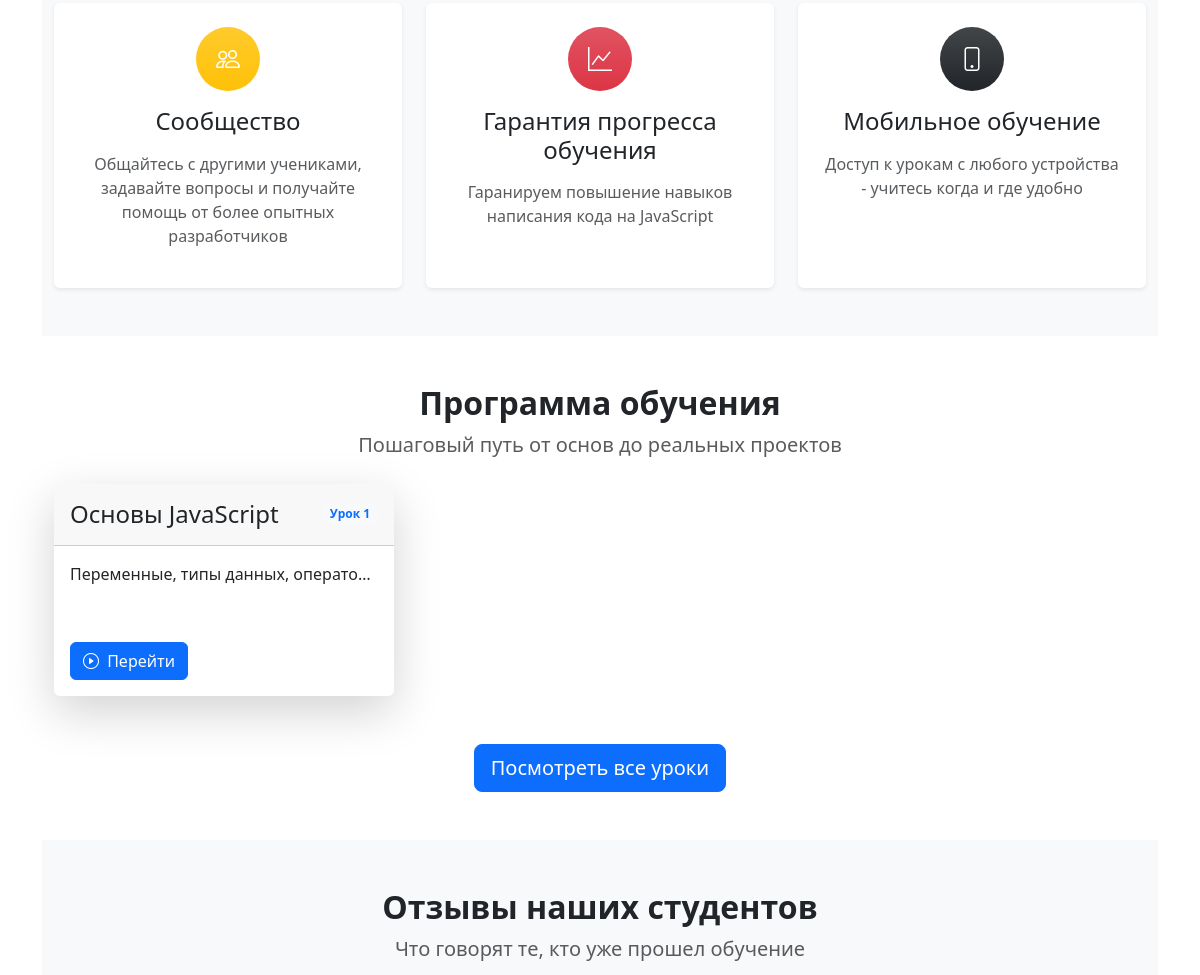
Before: / (middle part) with the older database file.
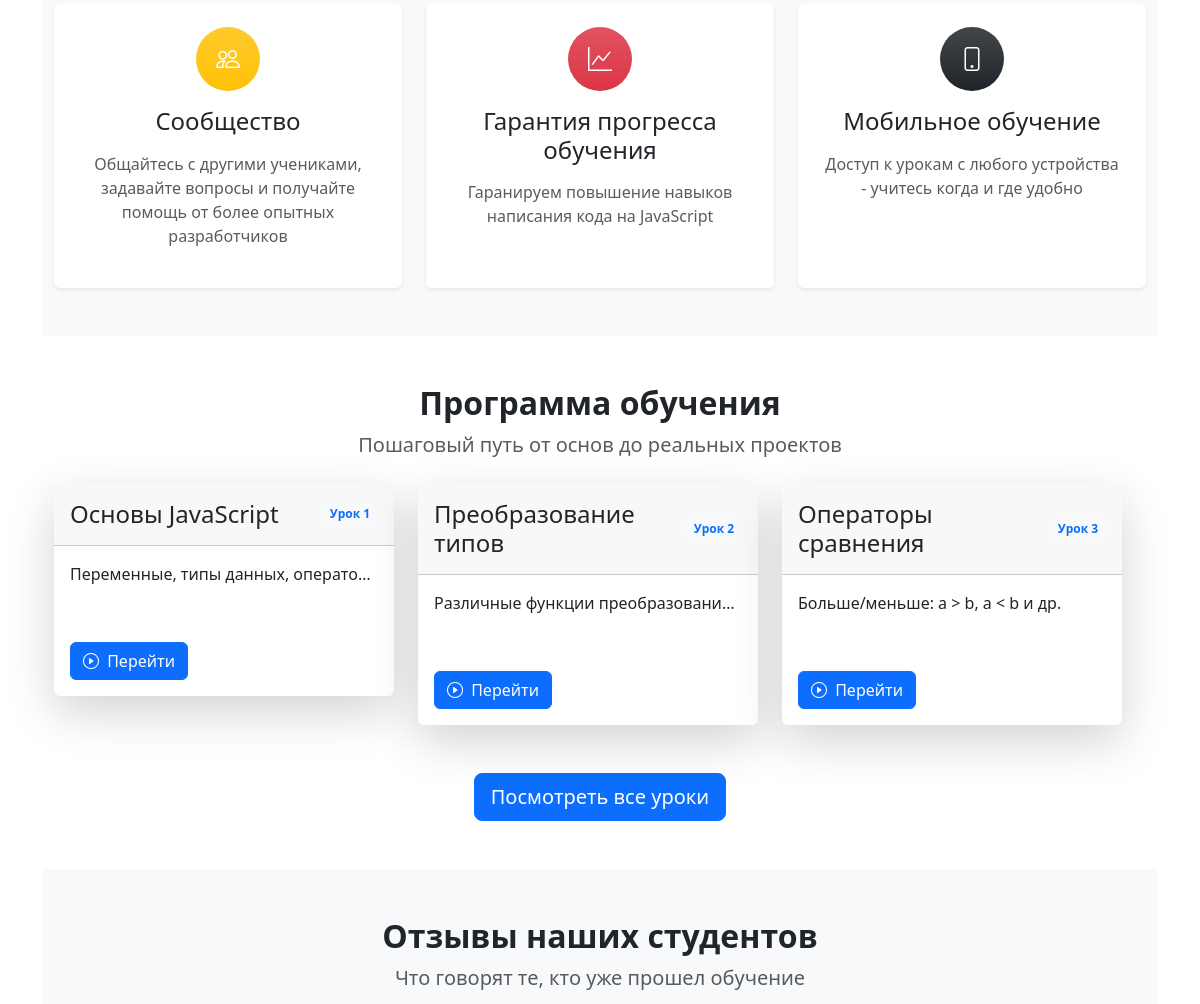
After: the same page with the newer database file.
### app.py (models this page shows, shortened)
class Lesson(db.Model):
    id = db.Column(db.Integer, primary_key=True)
    title = db.Column(db.String(100), nullable=False)
    description = db.Column(db.String(100), nullable=False)
    content = db.Column(db.Text, nullable=False)
    task = db.Column(db.Text, nullable=False)
    solution = db.Column(db.Text, nullable=False)
    userSolution = db.relationship('UserSolution', backref='lesson', lazy=True)

### app.py (the view)
@app.route('/', methods=['GET', 'POST'])
def index():
    lesson = Lesson.query.limit(3).all()
    return render_template("index.html",lesson=lesson)

### app.py (called while the page is built)
@app.context_processor
def inject_user():
    def get_user_name():
        if 'name' in session:
            return Users.query.filter_by(email=session['name']).first()
    return dict(active_user=get_user_name())

### templates/index.html (shortened to what the changed rows need)
{% extends 'base.html' %}
{% block main %}
      <section class="py-5">
        <div class="container">
          <div class="text-center mb-5">
            <h2 class="fw-bold">Программа обучения</h2>
          </div>
          <div class="row g-4">
            <div class="row ">
              {%for less in lesson%}
              <div class="col-lg-4">
                <div class="card border-0 shadow-lg lesson-card">
                  <div class="card-header bg-gradient-primary  py-3">
                    <div class="d-flex justify-content-between align-items-center">
                      <h4 class="mb-0">{{less.title}}</h4>
                      <span class="badge bg-light text-primary">Урок {{loop.index}}</span>
                    </div>
                  </div>
                  <div class="card-body">
                    <div class="learning-objectives   rounded mb-4 text-truncate" style="max-height: 200px;">
                      {{less.description}}
                    </div>
                  </div>
                  <div class="card-footer bg-transparent border-0 py-3">
                    <div class="d-flex justify-content-between align-items-center">
                      <div>
                        <a href="/lesson/{{less.id}}" class="btn btn-primary me-2">
                          <i class="bi bi-play-circle me-1"></i> Перейти
                        </a>
                      </div>
                    </div>
                  </div>
                </div>
              </div>
          {%endfor%}
            </div>
          </div>
        </div>
      </section>
      <section class="py-5 bg-light">
        <div class="container">
          <div class="text-center mb-5">
            <h2 class="fw-bold">Отзывы наших студентов</h2>
          </div>
        </div>
      </section>
      {% endblock %}

Changed rows visible on the page:
added Lesson: title "Преобразование типов", description "Различные функции преобразовани…"
added Lesson: title "Операторы сравнения", description "Больше/меньше: a > b, a < b и др."
